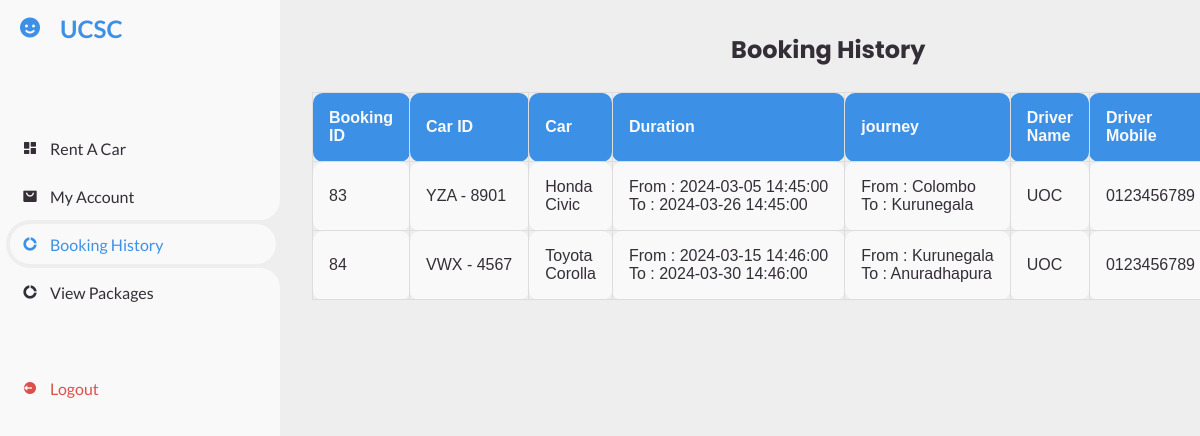
The page /php/bookingHistory.php (signed in) on the database its author committed.
### tables this page shows
CREATE TABLE `user` (
  `userID` int(11) NOT NULL,
  `Name` varchar(30) NOT NULL,
  `pwd` varchar(255) NOT NULL,
  `Email` varchar(20) NOT NULL,
  `tp` varchar(12) NOT NULL,
  `Address` varchar(50) NOT NULL
);

CREATE TABLE `bookings` (
  `bookingID` int(11) NOT NULL,
  `CarID` varchar(10) NOT NULL,
  `start` datetime NOT NULL,
  `end` datetime NOT NULL,
  `PickUp` varchar(50) NOT NULL,
  `DropOff` varchar(50) NOT NULL,
  `TotalPrice` int(11) NOT NULL,
  `userID` int(11) NOT NULL
);

CREATE TABLE `cars` (
  `CarID` varchar(10) NOT NULL,
  `DriverId` varchar(20) NOT NULL,
  `brand` varchar(15) NOT NULL,
  `Model` varchar(10) NOT NULL,
  `Type` enum('Economy','Semi luxury','Luxury') DEFAULT NULL,
  `SeatingCapacity` int(1) NOT NULL,
  `TransmissionType` enum('Auto','Manual') NOT NULL,
  `hourlyRate` int(11) NOT NULL
);

CREATE TABLE `hub` (
  `id` varchar(12) NOT NULL,
  `name` text NOT NULL,
  `mobile` varchar(11) NOT NULL,
  `dob` date NOT NULL,
  `gender` enum('M','F','OTHER') NOT NULL,
  `pass` text NOT NULL
);

### php/bookingHistory.php (the view, shortened to what this page needs)
<?php
require_once('../connect.php');
require_once('userheader.php');
?>
<div class="data chngFont">
    <h2 style="color:var(--dark)">Booking History</h2><br>
<table class="data-table">
    <tr>
        <th>Booking <br> ID</th>
        <th>Car ID</th>
        <th>Car</th>
        <th>Duration</th>
        <th>journey</th>
        <th>Driver <br>Name</th>
        <th>Driver <br>Mobile</th>
    </tr>
<?php
$email = $_SESSION['username'];
$sql_1 = "SELECT userID FROM user WHERE Email = '$email';";
$result_1 = mysqli_query($connection, $sql_1);
if($result_1){
    $row_1 = mysqli_fetch_assoc($result_1);
    $userID = $row_1['userID'];
    $sql = "SELECT bookings.*, hub.Name AS DriverName, hub.Mobile AS DriverMobile
            FROM bookings
            INNER JOIN cars ON bookings.carID = cars.carID
            INNER JOIN hub ON cars.DriverID = hub.id
            WHERE bookings.userID = '$userID';";
    $result = mysqli_query($connection, $sql);
    if ($result) {
        while ($row = mysqli_fetch_assoc($result)) {
            $BID = $row['bookingID'];
            $carID = $row['CarID'];
            $start = $row['start'];
            $end = $row['end'];
            $PickUp = $row['PickUp'];
            $DropOff = $row['DropOff'];
            $TotalPrice = $row['TotalPrice'];
            $DName = $row['DriverName'];
            $DMobile = $row['DriverMobile'];
            $sql_2 = "SELECT * FROM cars WHERE carID = '$carID';";
            $result_2 = mysqli_query($connection, $sql_2);
            $row_2 = mysqli_fetch_assoc($result_2);
            $brand = $row_2['brand'];
            $model = $row_2['Model'];
            echo<<<HTML
                <tr>
                    <td>{$BID}</td>
                    <td>{$carID}</td>
                    <td>{$brand} <br>{$model}</td>
                    <td>From : {$start} <br>To : {$end}</td>
                    <td>From : {$PickUp} <br>To : {$DropOff}</td>
                    <td>{$DName}</td>
                    <td>{$DMobile}</td>
                    <td>Rs.{$TotalPrice}.00</td>
                </tr>
HTML;
        }
    } else {
        echo "Error executing query: " . mysqli_error($connection);
    }
?>
</table>
</div>
<?php
require_once('userfooter.php');
}

### php/userheader.php (shortened to what this page needs)
<?php
require_once('../connect.php');
$un = $_SESSION['username'];
$sql = "SELECT Name FROM user WHERE Email='$un';";
$result = mysqli_query($connection, $sql);
$row = mysqli_fetch_assoc($result);
?>
<!DOCTYPE html>
<html lang="en">
<head>
	<link href='https://unpkg.com/boxicons@2.0.9/css/boxicons.min.css' rel='stylesheet'>
	<link rel="stylesheet" href="../css/userstyle.css">
	<link rel="stylesheet" href="../css/styleH.css">
</head>
<body>
	<section id="sidebar">
		<a href="#" class="brand">
			<i class='bx bxs-smile'></i>
			<span class="text"><?php echo $row['Name'] ?></span>
		</a>
		<ul class="side-menu top">
			<li id="rent">
				<a href="rent.php" class="sidebtn">
					<i class='bx bxs-dashboard'></i>
					<span class="text">Rent A Car</span>
				</a>
			</li>
			<li id="details">
				<a href="userDetails.php" class="sidebtn">
					<i class='bx bxs-shopping-bag-alt'></i>
					<span class="text">My Account</span>
				</a>
			</li>
			<li id="bookingHistory">
				<a href="bookingHistory.php" class="sidebtn">
					<i class='bx bxs-doughnut-chart'></i>
					<span class="text">Booking History</span>
				</a>
			</li>
			<li id="bookingHistory">
				<a href="packages.php" class="sidebtn">
					<i class='bx bxs-doughnut-chart'></i>
					<span class="text">View Packages</span>
				</a>
			</li>
		</ul>
		<ul class="side-menu">
			<li>
				<a href="logout.php" class="logout">
					<i class='bx bxs-log-out-circle'></i>
					<span class="text">Logout</span>
				</a>
			</li>
		</ul>
	</section>
	<section id="content">

### css/userstyle.css (style rules this page uses)
* { margin: 0; padding: 0; box-sizing: border-box; }
a { text-decoration: none; }
li { list-style: none; }
:root { --poppins: 'Poppins', sans-serif; --lato: 'Lato', sans-serif; --light: #F9F9F9; --blue: #3C91E6; --light-blue: #CFE8FF; --grey: #eee; --dark-grey: #AAAAAA; --dark: #342E37; --red: #DB504A; --yellow: #FFCE26; --light-yellow: #FFF2C6; --orange: #FD7238; --light-orange: #FFE0D3; }
html { overflow-x: hidden; }
body { background: var(--grey); overflow-x: hidden; }
#sidebar { position: fixed; top: 0; left: 0; width: 280px; height: 100%; background: var(--light); z-index: 2000; font-family: var(--lato); transition: .3s ease; overflow-x: hidden; scrollbar-width: none; }
#sidebar .brand { font-size: 24px; font-weight: 700; height: 56px; display: flex; align-items: center; color: var(--blue); position: sticky; top: 0; left: 0; background: var(--light); z-index: 500; padding-bottom: 20px; box-sizing: content-box; }
#sidebar .brand .bx { min-width: 60px; display: flex; justify-content: center; }
#sidebar .side-menu { width: 100%; margin-top: 48px; }
#sidebar .side-menu li { height: 48px; background: transparent; margin-left: 6px; border-radius: 48px 0 0 48px; padding: 4px; }
#sidebar .side-menu li.active { background: var(--grey); position: relative; }
#sidebar .side-menu li.active::before { content: ''; position: absolute; width: 40px; height: 40px; border-radius: 50%; top: -40px; right: 0; box-shadow: 20px 20px 0 var(--grey); z-index: -1; }
#sidebar .side-menu li.active::after { content: ''; position: absolute; width: 40px; height: 40px; border-radius: 50%; bottom: -40px; right: 0; box-shadow: 20px -20px 0 var(--grey); z-index: -1; }
#sidebar .side-menu li a { width: 100%; height: 100%; background: var(--light); display: flex; align-items: center; border-radius: 48px; font-size: 16px; color: var(--dark); white-space: nowrap; overflow-x: hidden; }
#sidebar .side-menu.top li.active a { color: var(--blue); }
#sidebar .side-menu li a.logout { color: var(--red); }
#sidebar .side-menu li a .bx { min-width: calc(60px - ((4px + 6px) * 2)); display: flex; justify-content: center; }
#content { position: relative; width: calc(100% - 280px); left: 280px; transition: .3s ease; }
.active { color: var(--blue); pointer-events: unset; }

### css/styleH.css (style rules this page uses)
.chngFont { font-family: var(--poppins); }
.data { text-wrap: nowrap; width: fit-content; padding: 2rem; position: relative; text-align: center; }
.data-table { font-family: arial, sans-serif; border-collapse: collapse; width: 100%; }
.data-table td, .data-table th { border-radius: 10px; border: 1px solid #dddddd; text-align: left; background-color: var(--light); padding: 1rem; color: var(--dark); }
.data-table th { background-color: var(--blue); color: var(--light); }

### rows shown on the page
user: Name "UCSC"
bookings: bookingID "83", CarID "YZA - 8901", CarID.brand "Honda", CarID.Model "Civic", start "2024-03-05 14:45:00", end "2024-03-26 14:45:00", PickUp "Colombo", DropOff "Kurunegala", hub.name "UOC", hub.mobile "0123456789"
bookings: bookingID "84", CarID "VWX - 4567", CarID.brand "Toyota", CarID.Model "Corolla", start "2024-03-15 14:46:00", end "2024-03-30 14:46:00", PickUp "Kurunegala", DropOff "Anuradhapura", hub.name "UOC", hub.mobile "0123456789"
